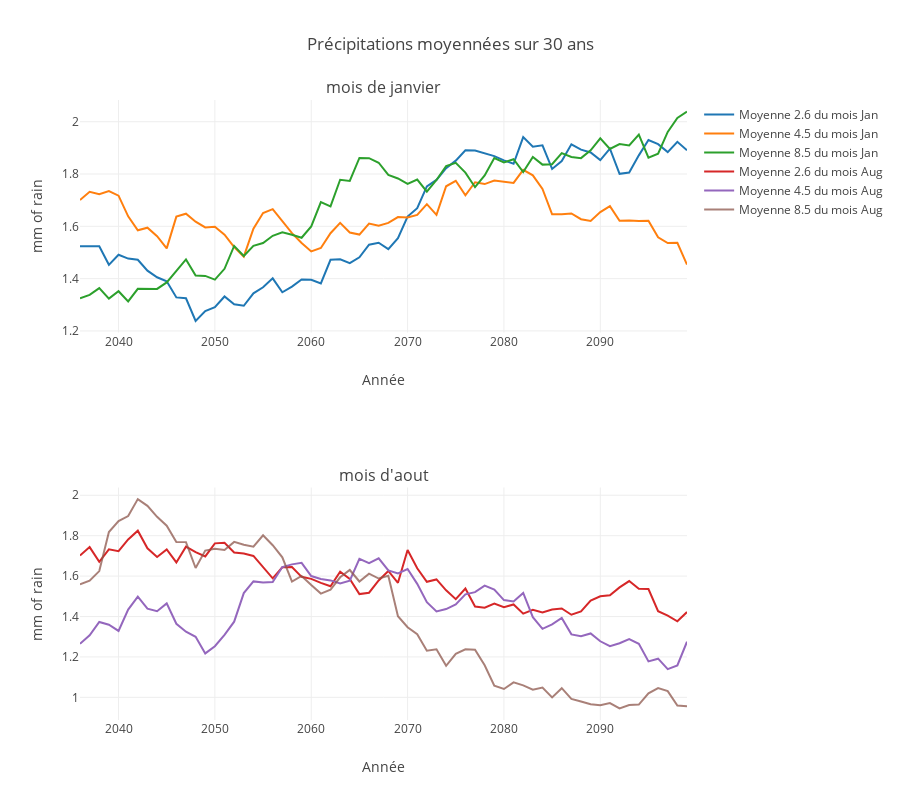

The notebook cell this image was saved under:
### Code cell
q = 0
trace26_0 = go.Scatter(
    x = lyon_year[firstPlotYear:lastPlotYear],
    y = moypAreaInterval_26[q,:],
    name ='Moyenne 2.6 du mois %s'%lyon_month[calcMonth[q]],
)
trace45_0 = go.Scatter(
    x = lyon_year[firstPlotYear:lastPlotYear],
    y = moypAreaInterval_45[q,:],
    name ='Moyenne 4.5 du mois %s'%lyon_month[calcMonth[q]],
)
trace85_0 = go.Scatter(
    x = lyon_year[firstPlotYear:lastPlotYear],
    y = moypAreaInterval_85[q,:],
    name ='Moyenne 8.5 du mois %s'%lyon_month[calcMonth[q]],
)

q = 1
trace26_1 = go.Scatter(
    x = lyon_year[firstPlotYear:lastPlotYear],
    y = moypAreaInterval_26[q,:],
    name ='Moyenne 2.6 du mois %s'%lyon_month[calcMonth[q]],
)
trace45_1 = go.Scatter(
    x = lyon_year[firstPlotYear:lastPlotYear],
    y = moypAreaInterval_45[q,:],
    name ='Moyenne 4.5 du mois %s'%lyon_month[calcMonth[q]],
)

trace85_1 = go.Scatter(
    x = lyon_year[firstPlotYear:lastPlotYear],
    y = moypAreaInterval_85[q,:],
    name ='Moyenne 8.5 du mois %s'%lyon_month[calcMonth[q]],
    opacity=0.75
)

fig = tools.make_subplots(rows=2, 
                          cols=1, 
                          subplot_titles=("mois de janvier",
                                          "mois d'aout"))

fig.append_trace(trace26_0, 1, 1)
fig.append_trace(trace45_0, 1, 1)
fig.append_trace(trace85_0, 1, 1)
fig.append_trace(trace26_1, 2, 1)
fig.append_trace(trace45_1, 2, 1)
fig.append_trace(trace85_1, 2, 1)

fig['layout']['xaxis1'].update(title='Année')
fig['layout']['xaxis2'].update(title='Année')
fig['layout']['yaxis1'].update(title='mm of rain')
fig['layout']['yaxis2'].update(title='mm of rain')
fig['layout'].update(height=800, width=900, title='Précipitations moyennées sur 30 ans')
#fig['layout']['margin'] = {'l': 50, 'r': 10, 'b': 50, 't': 50}
#fig['layout'].update(title='Température moyenne maximale du mois de juillet', 
#                     autosize=False, width=800, height=380)  




layout = dict (
           title = "Température moyenne minimale des mois de l'année moyennées sur 30 ans",
           xaxis = dict(
                 title = 'Année',
                 showline=True,
                 showticklabels=True,
                 ticklen=5
             ),
             yaxis = dict(
                 title = 'Temperature (degrees Celsius)',
                 showline=True,
                 showticklabels=True
             ), 
)


py.iplot(fig, filename='basic-line')

### Figure 1 — Plotly figure (JSON) as saved in the notebook; plotly's stock layout.template omitted (floating-point values rounded to 4 significant figures)
{"data": [{"name": "Moyenne 2.6 du mois Jan", "type": "scatter", "uid": "75623fa8-6093-4f4e-940c-e166a7c609d4", "x": [2036, 2037, 2038, 2039, 2040, 2041, 2042, 2043, 2044, 2045, 2046, 2047, 2048, 2049, 2050, 2051, 2052, 2053, 2054, 2055, 2056, 2057, 2058, 2059, 2060, 2061, 2062, 2063, 2064, 2065, 2066, 2067, 2068, 2069, 2070, 2071, 2072, 2073, 2074, 2075, 2076, 2077, 2078, 2079, 2080, 2081, 2082, 2083, 2084, 2085, 2086, 2087, 2088, 2089, 2090, 2091, 2092, 2093, 2094, 2095, 2096, 2097, 2098, 2099], "xaxis": "x", "y": [1.523, 1.524, 1.524, 1.453, 1.491, 1.477, 1.472, 1.43, 1.405, 1.39, 1.328, 1.325, 1.238, 1.276, 1.291, 1.332, 1.302, 1.296, 1.344, 1.367, 1.401, 1.348, 1.369, 1.397, 1.396, 1.381, 1.472, 1.474, 1.459, 1.482, 1.53, 1.537, 1.513, 1.555, 1.637, 1.67, 1.753, 1.778, 1.822, 1.851, 1.891, 1.89, 1.88, 1.869, 1.852, 1.839, 1.941, 1.904, 1.91, 1.819, 1.85, 1.914, 1.893, 1.882, 1.853, 1.897, 1.801, 1.806, 1.871, 1.93, 1.914, 1.884, 1.923, 1.891, 0, 0, 0, 0, 0, 0, 0, 0, 0, 0, 0, 0, 0, 0, 0, 0, 0, 0, 0, 0, 0, 0, 0, 0, 0, 0, 0, 0, 0, 0], "yaxis": "y"}, {"name": "Moyenne 4.5 du mois Jan", "type": "scatter", "uid": "c851496a-29c3-4f1b-9c26-6bf25e1435bb", "x": [2036, 2037, 2038, 2039, 2040, 2041, 2042, 2043, 2044, 2045, 2046, 2047, 2048, 2049, 2050, 2051, 2052, 2053, 2054, 2055, 2056, 2057, 2058, 2059, 2060, 2061, 2062, 2063, 2064, 2065, 2066, 2067, 2068, 2069, 2070, 2071, 2072, 2073, 2074, 2075, 2076, 2077, 2078, 2079, 2080, 2081, 2082, 2083, 2084, 2085, 2086, 2087, 2088, 2089, 2090, 2091, 2092, 2093, 2094, 2095, 2096, 2097, 2098, 2099], "xaxis": "x", "y": [1.701, 1.732, 1.723, 1.735, 1.717, 1.638, 1.585, 1.595, 1.563, 1.516, 1.637, 1.648, 1.618, 1.596, 1.598, 1.568, 1.52, 1.484, 1.591, 1.651, 1.666, 1.618, 1.574, 1.537, 1.504, 1.517, 1.574, 1.613, 1.576, 1.568, 1.611, 1.602, 1.613, 1.635, 1.634, 1.644, 1.685, 1.644, 1.753, 1.774, 1.719, 1.769, 1.761, 1.775, 1.769, 1.766, 1.816, 1.795, 1.743, 1.646, 1.646, 1.649, 1.627, 1.621, 1.654, 1.677, 1.621, 1.623, 1.62, 1.621, 1.558, 1.536, 1.537, 1.454, 0, 0, 0, 0, 0, 0, 0, 0, 0, 0, 0, 0, 0, 0, 0, 0, 0, 0, 0, 0, 0, 0, 0, 0, 0, 0, 0, 0, 0, 0], "yaxis": "y"}, {"name": "Moyenne 8.5 du mois Jan", "type": "scatter", "uid": "c6093a94-0fda-4fd9-a496-fb5967f95595", "x": [2036, 2037, 2038, 2039, 2040, 2041, 2042, 2043, 2044, 2045, 2046, 2047, 2048, 2049, 2050, 2051, 2052, 2053, 2054, 2055, 2056, 2057, 2058, 2059, 2060, 2061, 2062, 2063, 2064, 2065, 2066, 2067, 2068, 2069, 2070, 2071, 2072, 2073, 2074, 2075, 2076, 2077, 2078, 2079, 2080, 2081, 2082, 2083, 2084, 2085, 2086, 2087, 2088, 2089, 2090, 2091, 2092, 2093, 2094, 2095, 2096, 2097, 2098, 2099], "xaxis": "x", "y": [1.325, 1.338, 1.364, 1.324, 1.352, 1.313, 1.361, 1.36, 1.361, 1.386, 1.431, 1.473, 1.412, 1.41, 1.396, 1.437, 1.525, 1.487, 1.525, 1.536, 1.564, 1.577, 1.568, 1.556, 1.6, 1.692, 1.676, 1.778, 1.773, 1.861, 1.861, 1.843, 1.796, 1.783, 1.763, 1.779, 1.733, 1.777, 1.831, 1.843, 1.805, 1.75, 1.795, 1.861, 1.845, 1.857, 1.808, 1.866, 1.836, 1.837, 1.88, 1.865, 1.861, 1.89, 1.936, 1.896, 1.914, 1.909, 1.95, 1.863, 1.878, 1.961, 2.014, 2.039, 0, 0, 0, 0, 0, 0, 0, 0, 0, 0, 0, 0, 0, 0, 0, 0, 0, 0, 0, 0, 0, 0, 0, 0, 0, 0, 0, 0, 0, 0], "yaxis": "y"}, {"name": "Moyenne 2.6 du mois Aug", "type": "scatter", "uid": "7696d090-af2d-4bdf-be6d-b987af2736d6", "x": [2036, 2037, 2038, 2039, 2040, 2041, 2042, 2043, 2044, 2045, 2046, 2047, 2048, 2049, 2050, 2051, 2052, 2053, 2054, 2055, 2056, 2057, 2058, 2059, 2060, 2061, 2062, 2063, 2064, 2065, 2066, 2067, 2068, 2069, 2070, 2071, 2072, 2073, 2074, 2075, 2076, 2077, 2078, 2079, 2080, 2081, 2082, 2083, 2084, 2085, 2086, 2087, 2088, 2089, 2090, 2091, 2092, 2093, 2094, 2095, 2096, 2097, 2098, 2099], "xaxis": "x2", "y": [1.702, 1.743, 1.671, 1.733, 1.723, 1.782, 1.825, 1.738, 1.694, 1.732, 1.668, 1.746, 1.719, 1.697, 1.762, 1.765, 1.717, 1.712, 1.7, 1.646, 1.589, 1.643, 1.645, 1.596, 1.586, 1.566, 1.55, 1.622, 1.586, 1.511, 1.518, 1.579, 1.625, 1.567, 1.73, 1.639, 1.572, 1.583, 1.529, 1.486, 1.539, 1.45, 1.444, 1.464, 1.446, 1.46, 1.414, 1.433, 1.42, 1.435, 1.44, 1.409, 1.425, 1.479, 1.5, 1.505, 1.544, 1.576, 1.537, 1.536, 1.427, 1.405, 1.376, 1.422, 0, 0, 0, 0, 0, 0, 0, 0, 0, 0, 0, 0, 0, 0, 0, 0, 0, 0, 0, 0, 0, 0, 0, 0, 0, 0, 0, 0, 0, 0], "yaxis": "y2"}, {"name": "Moyenne 4.5 du mois Aug", "type": "scatter", "uid": "2d44333a-97d4-439d-9cbc-7acd30482ce7", "x": [2036, 2037, 2038, 2039, 2040, 2041, 2042, 2043, 2044, 2045, 2046, 2047, 2048, 2049, 2050, 2051, 2052, 2053, 2054, 2055, 2056, 2057, 2058, 2059, 2060, 2061, 2062, 2063, 2064, 2065, 2066, 2067, 2068, 2069, 2070, 2071, 2072, 2073, 2074, 2075, 2076, 2077, 2078, 2079, 2080, 2081, 2082, 2083, 2084, 2085, 2086, 2087, 2088, 2089, 2090, 2091, 2092, 2093, 2094, 2095, 2096, 2097, 2098, 2099], "xaxis": "x2", "y": [1.265, 1.307, 1.373, 1.359, 1.329, 1.434, 1.498, 1.439, 1.426, 1.465, 1.364, 1.325, 1.3, 1.217, 1.253, 1.309, 1.374, 1.516, 1.574, 1.568, 1.571, 1.645, 1.658, 1.666, 1.6, 1.586, 1.579, 1.564, 1.577, 1.685, 1.664, 1.688, 1.628, 1.613, 1.635, 1.562, 1.471, 1.425, 1.437, 1.459, 1.51, 1.521, 1.553, 1.533, 1.481, 1.474, 1.517, 1.397, 1.339, 1.361, 1.393, 1.312, 1.303, 1.316, 1.278, 1.253, 1.268, 1.289, 1.265, 1.178, 1.191, 1.14, 1.158, 1.275, 0, 0, 0, 0, 0, 0, 0, 0, 0, 0, 0, 0, 0, 0, 0, 0, 0, 0, 0, 0, 0, 0, 0, 0, 0, 0, 0, 0, 0, 0], "yaxis": "y2"}, {"name": "Moyenne 8.5 du mois Aug", "opacity": 0.75, "type": "scatter", "uid": "f6577819-651f-4d9b-baf3-43515220a3f6", "x": [2036, 2037, 2038, 2039, 2040, 2041, 2042, 2043, 2044, 2045, 2046, 2047, 2048, 2049, 2050, 2051, 2052, 2053, 2054, 2055, 2056, 2057, 2058, 2059, 2060, 2061, 2062, 2063, 2064, 2065, 2066, 2067, 2068, 2069, 2070, 2071, 2072, 2073, 2074, 2075, 2076, 2077, 2078, 2079, 2080, 2081, 2082, 2083, 2084, 2085, 2086, 2087, 2088, 2089, 2090, 2091, 2092, 2093, 2094, 2095, 2096, 2097, 2098, 2099], "xaxis": "x2", "y": [1.559, 1.577, 1.625, 1.818, 1.872, 1.897, 1.981, 1.948, 1.893, 1.85, 1.769, 1.768, 1.64, 1.726, 1.735, 1.729, 1.769, 1.755, 1.745, 1.802, 1.753, 1.693, 1.573, 1.601, 1.556, 1.513, 1.532, 1.594, 1.63, 1.573, 1.612, 1.588, 1.601, 1.402, 1.347, 1.312, 1.231, 1.238, 1.156, 1.215, 1.237, 1.235, 1.159, 1.058, 1.042, 1.074, 1.059, 1.038, 1.048, 0.9997, 1.045, 0.9926, 0.9798, 0.9656, 0.9605, 0.972, 0.9455, 0.9618, 0.9641, 1.02, 1.046, 1.031, 0.9597, 0.9559, 0, 0, 0, 0, 0, 0, 0, 0, 0, 0, 0, 0, 0, 0, 0, 0, 0, 0, 0, 0, 0, 0, 0, 0, 0, 0, 0, 0, 0, 0], "yaxis": "y2"}], "layout": {"annotations": [{"font": {"size": 16}, "showarrow": false, "text": "mois de janvier", "x": 0.5, "xanchor": "center", "xref": "paper", "y": 1, "yanchor": "bottom", "yref": "paper"}, {"font": {"size": 16}, "showarrow": false, "text": "mois d'aout", "x": 0.5, "xanchor": "center", "xref": "paper", "y": 0.375, "yanchor": "bottom", "yref": "paper"}], "height": 800, "title": {"text": "Précipitations moyennées sur 30 ans"}, "width": 900, "xaxis": {"anchor": "y", "autorange": true, "domain": [0, 1], "range": [2036, 2099], "title": {"text": "Année"}, "type": "linear"}, "xaxis2": {"anchor": "y2", "autorange": true, "domain": [0, 1], "range": [2036, 2099], "title": {"text": "Année"}, "type": "linear"}, "yaxis": {"anchor": "x", "autorange": true, "domain": [0.625, 1], "range": [1.194, 2.083], "title": {"text": "mm of rain"}, "type": "linear"}, "yaxis2": {"anchor": "x2", "autorange": true, "domain": [0, 0.375], "range": [0.888, 2.038], "title": {"text": "mm of rain"}, "type": "linear"}}}
